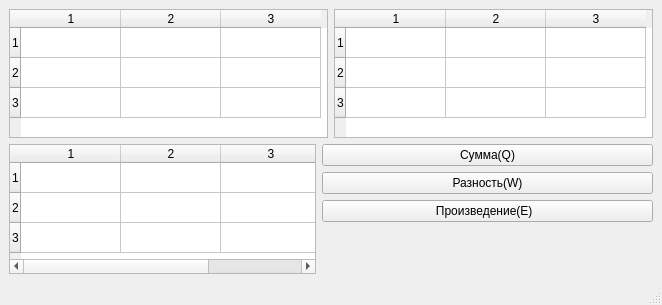
<?xml version="1.0" encoding="UTF-8"?>
<ui version="4.0">
 <class>MainWindow</class>
 <widget class="QMainWindow" name="MainWindow">
  <property name="geometry">
   <rect>
    <x>0</x>
    <y>0</y>
    <width>662</width>
    <height>305</height>
   </rect>
  </property>
  <property name="windowTitle">
   <string>MainWindow</string>
  </property>
  <widget class="QWidget" name="centralwidget">
   <layout class="QGridLayout" name="gridLayout">
    <item row="0" column="0">
     <layout class="QVBoxLayout" name="verticalLayout_3">
      <item>
       <layout class="QHBoxLayout" name="horizontalLayout">
        <item>
         <widget class="QTableWidget" name="tableWidget">
          <property name="rowCount">
           <number>3</number>
          </property>
          <property name="columnCount">
           <number>3</number>
          </property>
          <row/>
          <row/>
          <row/>
          <column/>
          <column/>
          <column/>
         </widget>
        </item>
        <item>
         <widget class="QTableWidget" name="tableWidget_2">
          <property name="rowCount">
           <number>3</number>
          </property>
          <property name="columnCount">
           <number>3</number>
          </property>
          <row/>
          <row/>
          <row/>
          <column/>
          <column/>
          <column/>
         </widget>
        </item>
       </layout>
      </item>
      <item>
       <layout class="QHBoxLayout" name="horizontalLayout_2">
        <item>
         <widget class="QTableWidget" name="tableWidget_3">
          <property name="sortingEnabled">
           <bool>false</bool>
          </property>
          <property name="rowCount">
           <number>3</number>
          </property>
          <property name="columnCount">
           <number>3</number>
          </property>
          <row/>
          <row/>
          <row/>
          <column/>
          <column/>
          <column/>
         </widget>
        </item>
        <item>
         <layout class="QVBoxLayout" name="verticalLayout">
          <item>
           <widget class="QPushButton" name="pushButton">
            <property name="text">
             <string>Сумма(Q)</string>
            </property>
           </widget>
          </item>
          <item>
           <widget class="QPushButton" name="pushButton_2">
            <property name="text">
             <string>Разность(W)</string>
            </property>
           </widget>
          </item>
          <item>
           <widget class="QPushButton" name="pushButton_3">
            <property name="text">
             <string>                                 Произведение(E)                                   </string>
            </property>
           </widget>
          </item>
          <item>
           <spacer name="verticalSpacer">
            <property name="orientation">
             <enum>Qt::Vertical</enum>
            </property>
            <property name="sizeHint" stdset="0">
             <size>
              <width>20</width>
              <height>40</height>
             </size>
            </property>
           </spacer>
          </item>
          <item>
           <widget class="QLabel" name="label">
            <property name="text">
             <string/>
            </property>
           </widget>
          </item>
         </layout>
        </item>
       </layout>
      </item>
     </layout>
    </item>
   </layout>
  </widget>
  <widget class="QMenuBar" name="menubar">
   <property name="geometry">
    <rect>
     <x>0</x>
     <y>0</y>
     <width>662</width>
     <height>22</height>
    </rect>
   </property>
  </widget>
  <widget class="QStatusBar" name="statusbar"/>
 </widget>
 <resources/>
 <connections/>
</ui>
